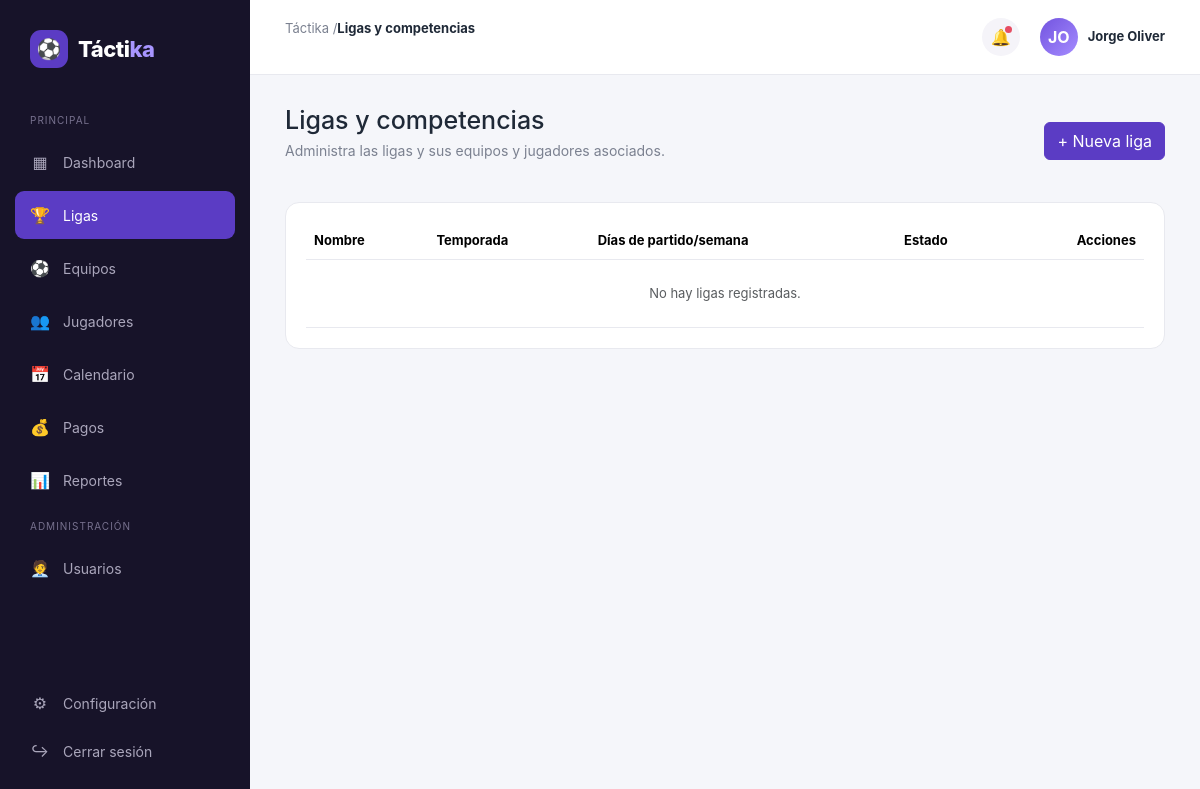
/public/ligas (signed in), run on an earlier commit of the app's database.
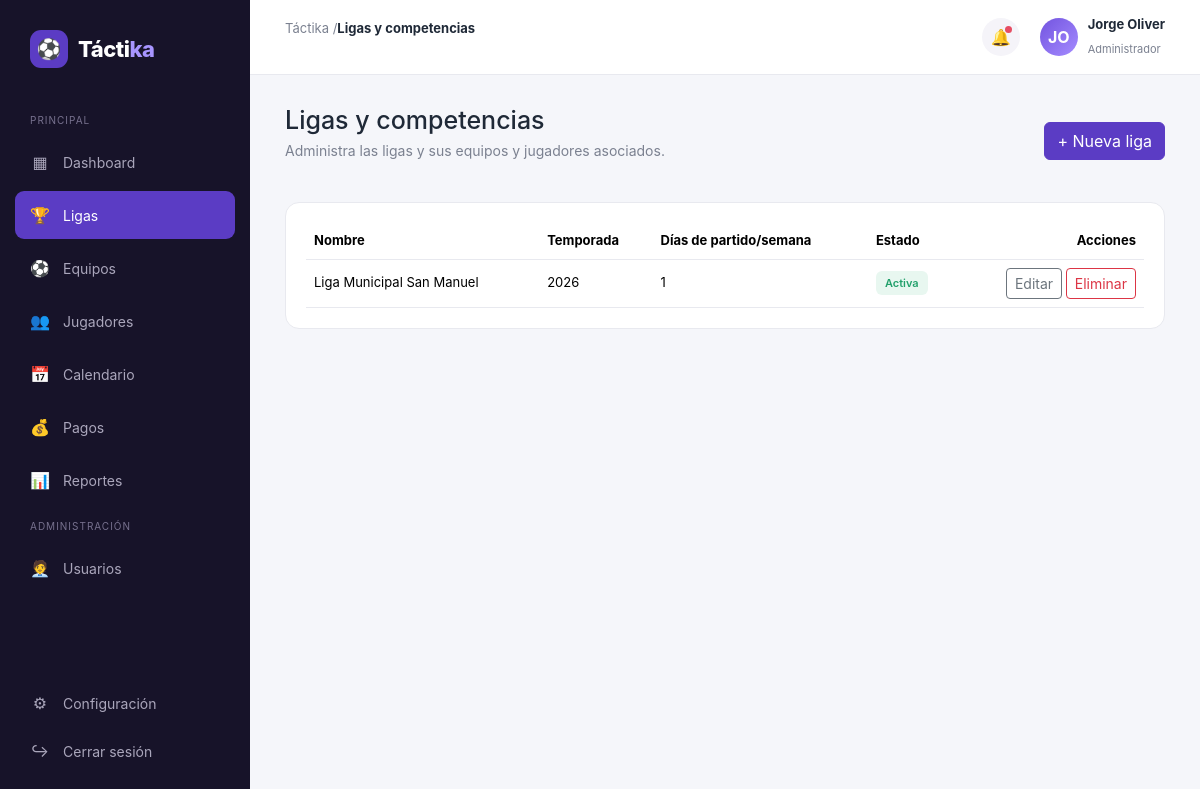
And on a later commit of the database.
### tables this page shows
CREATE TABLE IF NOT EXISTS ligas (
    id INT AUTO_INCREMENT PRIMARY KEY,
    nombre VARCHAR(100) NOT NULL,
    temporada VARCHAR(20),
    dias_partido_semana TINYINT NOT NULL DEFAULT 1 CHECK (dias_partido_semana BETWEEN 1 AND 7),
    total_equipos INT NULL CHECK (total_equipos IS NULL OR total_equipos % 2 = 0),
    permite_calendario_incompleto TINYINT(1) NOT NULL DEFAULT 0,
    estado ENUM('activa', 'inactiva') NOT NULL DEFAULT 'activa',
    created_at TIMESTAMP DEFAULT CURRENT_TIMESTAMP
);

### app/controllers/LigasController.php (called while the page is built, shortened)
<?php
class LigasController extends Controller
{
    public function index(): void
    {
        $ligaModel = $this->model('Liga');
        $this->view('ligas/index', [
            'titulo' => 'Ligas y competencias',
            'activeMenu' => 'ligas',
            'ligas' => $ligaModel->all(),
        ]);
    }
}

### app/core/App.php (called while the page is built, shortened)
<?php
class App
{
    protected string $method = 'index';
    public function __construct()
    {
        $url = $this->parseUrl();
        if (!empty($url[0]) && file_exists(APP_PATH . '/controllers/' . ucfirst($url[0]) . 'Controller.php')) {
            unset($url[0]);
        }
        $controller = new $this->controllerName();
        $this->params = $url ? array_values($url) : [];
        call_user_func_array([$controller, $this->method], $this->params);
    }
    protected function parseUrl(): array
    {
        if (isset($_GET['url'])) {
            $url = rtrim($_GET['url'], '/');
            $url = filter_var($url, FILTER_SANITIZE_URL);
            return explode('/', $url);
        }
        return [];
    }
}

### public/index.php (called while the page is built, shortened)
<?php
spl_autoload_register(function ($class) {
    $paths = [
        APP_PATH . '/core/' . $class . '.php',
        APP_PATH . '/controllers/' . $class . '.php',
        APP_PATH . '/models/' . $class . '.php',
    ];
    foreach ($paths as $path) {
        if (file_exists($path)) {
            return;
        }
    }
});
new App();

### app/core/Model.php (called while the page is built, shortened)
<?php
abstract class Model
{
    protected PDO $db;
    protected string $table;
    public function __construct()
    {
        $this->db = Database::getConnection();
    }
    public function all(string $orderBy = 'id DESC'): array
    {
        $stmt = $this->db->query("SELECT * FROM {$this->table} ORDER BY {$orderBy}");
        return $stmt->fetchAll();
    }
}

### app/core/Database.php (called while the page is built)
<?php
class Database
{
    private static ?PDO $instance = null;
    public static function getConnection(): PDO
    {
        if (self::$instance === null) {
            $dsn = 'mysql:host=' . DB_HOST . ';dbname=' . DB_NAME . ';charset=' . DB_CHARSET;
            try {
                self::$instance = new PDO($dsn, DB_USER, DB_PASS, [
                    PDO::ATTR_ERRMODE => PDO::ERRMODE_EXCEPTION,
                    PDO::ATTR_DEFAULT_FETCH_MODE => PDO::FETCH_ASSOC,
                    PDO::ATTR_EMULATE_PREPARES => false,
                ]);
            } catch (PDOException $e) {
                die('Error de conexión a la base de datos: ' . $e->getMessage());
            }
        }
        return self::$instance;
    }
}

### app/views/ligas/index.php (the view)
<div class="welcome d-flex align-items-center justify-content-between">
    <div>
        <h1>Ligas y competencias</h1>
        <p>Administra las ligas y sus equipos y jugadores asociados.</p>
    </div>
    <a href="<?= BASE_URL ?>/ligas/crear" class="btn btn-primary">+ Nueva liga</a>
</div>
<div class="card">
    <div class="table-responsive">
        <table class="table">
            <thead>
                <tr>
                    <th>Nombre</th>
                    <th>Temporada</th>
                    <th>Días de partido/semana</th>
                    <th>Estado</th>
                    <th class="text-end">Acciones</th>
                </tr>
            </thead>
            <tbody>
                <?php if (!empty($ligas)): ?>
                    <?php foreach ($ligas as $l): ?>
                        <tr>
                            <td><?= htmlspecialchars($l['nombre']) ?></td>
                            <td><?= htmlspecialchars($l['temporada'] ?? '-') ?></td>
                            <td><?= (int) $l['dias_partido_semana'] ?></td>
                            <td><span class="badge-estado badge-<?= $l['estado'] === 'activa' ? 'activo' : 'inactivo' ?>"><?= ucfirst($l['estado']) ?></span></td>
                            <td class="text-end">
                                <a href="<?= BASE_URL ?>/ligas/editar/<?= $l['id'] ?>" class="btn btn-sm btn-outline-secondary">Editar</a>
                                <a href="<?= BASE_URL ?>/ligas/eliminar/<?= $l['id'] ?>" class="btn btn-sm btn-outline-danger" data-confirm="¿Eliminar esta liga?">Eliminar</a>
                            </td>
                        </tr>
                    <?php endforeach; ?>
                <?php else: ?>
                    <tr>
                        <td colspan="5" class="text-center text-muted py-4">No hay ligas registradas.</td>
                    </tr>
                <?php endif; ?>
            </tbody>
        </table>
    </div>
</div>

### app/core/Controller.php (shortened to what this page needs)
<?php
abstract class Controller
{
    protected function view(string $view, array $data = [], bool $withLayout = true): void
    {
        extract($data);
        $viewFile = VIEWS_PATH . '/' . $view . '.php';
        if ($withLayout) {
            require VIEWS_PATH . '/layouts/header.php';
            require VIEWS_PATH . '/layouts/sidebar.php';
            require $viewFile;
            require VIEWS_PATH . '/layouts/footer.php';
        } else {
            require $viewFile;
        }
    }
}

### app/views/layouts/header.php (shortened to what this page needs)
<!DOCTYPE html>
<html lang="es">
<head>
    <link href="https://cdn.jsdelivr.net/npm/bootstrap@5.3.3/dist/css/bootstrap.min.css" rel="stylesheet">
    <link rel="stylesheet" href="<?= BASE_URL ?>/css/style.css">
</head>
<body>
<div class="app">

### app/views/layouts/sidebar.php (shortened to what this page needs)
<aside class="sidebar">
    <div class="logo">
        <div class="logo-icon">⚽</div>
        <div class="logo-text">Tácti<span>ka</span></div>
    </div>
    <div class="menu-title">Principal</div>
    <nav class="menu">
        <a href="<?= BASE_URL ?>/dashboard" class="menu-item <?= ($activeMenu ?? '') === 'dashboard' ? 'active' : '' ?>">
            <span class="menu-icon">▦</span>
            <span>Dashboard</span>
        </a>
        <a href="<?= BASE_URL ?>/ligas" class="menu-item <?= ($activeMenu ?? '') === 'ligas' ? 'active' : '' ?>">
            <span class="menu-icon">🏆</span>
            <span>Ligas</span>
        </a>
        <a href="<?= BASE_URL ?>/equipos" class="menu-item <?= ($activeMenu ?? '') === 'equipos' ? 'active' : '' ?>">
            <span class="menu-icon">⚽</span>
            <span>Equipos</span>
        </a>
        <a href="<?= BASE_URL ?>/jugadores" class="menu-item <?= ($activeMenu ?? '') === 'jugadores' ? 'active' : '' ?>">
            <span class="menu-icon">👥</span>
            <span>Jugadores</span>
        </a>
        <a href="<?= BASE_URL ?>/partidos" class="menu-item <?= ($activeMenu ?? '') === 'partidos' ? 'active' : '' ?>">
            <span class="menu-icon">📅</span>
            <span>Calendario</span>
        </a>
        <a href="<?= BASE_URL ?>/pagos" class="menu-item <?= ($activeMenu ?? '') === 'pagos' ? 'active' : '' ?>">
            <span class="menu-icon">💰</span>
            <span>Pagos</span>
        </a>
        <a href="<?= BASE_URL ?>/reportes" class="menu-item <?= ($activeMenu ?? '') === 'reportes' ? 'active' : '' ?>">
            <span class="menu-icon">📊</span>
            <span>Reportes</span>
        </a>
    </nav>
    <div class="menu-title">Administración</div>
    <nav class="menu">
        <a href="<?= BASE_URL ?>/usuarios" class="menu-item <?= ($activeMenu ?? '') === 'usuarios' ? 'active' : '' ?>">
            <span class="menu-icon">🧑‍💼</span>
            <span>Usuarios</span>
        </a>
    </nav>
    <div class="sidebar-bottom">
        <a href="#" class="menu-item">
            <span class="menu-icon">⚙</span>
            <span>Configuración</span>
        </a>
        <a href="<?= BASE_URL ?>/auth/logout" class="menu-item">
            <span class="menu-icon">↪</span>
            <span>Cerrar sesión</span>
        </a>
    </div>
</aside>
<main class="main">
    <header class="topbar">
        <div class="breadcrumb">
            <?= APP_NAME ?> / <strong><?= htmlspecialchars($titulo ?? '') ?></strong>
        </div>
        <div class="top-actions">
            <div class="notification">🔔</div>
            <div class="profile">
                <div class="avatar"><?= htmlspecialchars(strtoupper(substr($_SESSION['usuario_nombre'] ?? '', 0, 2))) ?></div>
                <div class="profile-info">
                    <strong><?= htmlspecialchars($_SESSION['usuario_nombre'] ?? '') ?></strong>
                    <span><?= htmlspecialchars(ucfirst($_SESSION['usuario_rol'] ?? '')) ?></span>
                </div>
            </div>
        </div>
    </header>
    <section class="content">

### app/views/layouts/footer.php (shortened to what this page needs)
        </section>
    </main>
</div>
</body>
</html>

### public/css/style.css (style rules this page uses)
:root { --primary: #5b3cc4; --primary-dark: #452c9c; --primary-light: #eee9ff; --background: #f5f6fa; --surface: #ffffff; --text: #1f2937; --muted: #7b8190; --success: #22a06b; --success-bg: #e8f7f0; --danger: #dc4c4c; --danger-bg: #fdecec; --warning: #d89b24; --warning-bg: #fff6df; --border: #e8e9ef; --sidebar-width: 250px; }
* { margin: 0; padding: 0; box-sizing: border-box; }
body { font-family: Inter, Arial, sans-serif; background: var(--background); color: var(--text); }
a { text-decoration: none; }
.app { display: flex; min-height: 100vh; }
.sidebar { width: var(--sidebar-width); background: #171329; color: white; padding: 25px 15px; position: fixed; left: 0; top: 0; bottom: 0; display: flex; flex-direction: column; overflow-y: auto; z-index: 100; }
.logo { display: flex; align-items: center; gap: 10px; padding: 5px 15px 30px; }
.logo-icon { width: 38px; height: 38px; background: var(--primary); border-radius: 11px; display: flex; align-items: center; justify-content: center; font-size: 20px; }
.logo-text { font-size: 22px; font-weight: 800; letter-spacing: -0.5px; color: white; }
.logo-text span { color: #a895ff; }
.menu-title { font-size: 10px; text-transform: uppercase; letter-spacing: 1px; color: #77718e; padding: 15px 15px 10px; }
.menu { display: flex; flex-direction: column; gap: 5px; }
.menu-item { display: flex; align-items: center; gap: 13px; padding: 12px 15px; border-radius: 9px; color: #aaa6bb; font-size: 14px; transition: .2s; }
.menu-item.active { background: var(--primary); color: white; }
.menu-icon { width: 20px; text-align: center; font-size: 16px; }
.sidebar-bottom { margin-top: auto; }
.main { margin-left: var(--sidebar-width); width: calc(100% - var(--sidebar-width)); }
.topbar { height: 75px; background: white; border-bottom: 1px solid var(--border); display: flex; align-items: center; justify-content: space-between; padding: 0 35px; }
.breadcrumb { font-size: 13px; color: var(--muted); }
.breadcrumb strong { color: var(--text); }
.top-actions { display: flex; align-items: center; gap: 20px; }
.notification { position: relative; width: 38px; height: 38px; border-radius: 50%; background: #f5f4f9; display: flex; align-items: center; justify-content: center; cursor: pointer; }
.notification::after { content: ""; position: absolute; width: 7px; height: 7px; background: #e64d62; border-radius: 50%; top: 8px; right: 8px; }
.profile { display: flex; align-items: center; gap: 10px; }
.avatar { width: 38px; height: 38px; border-radius: 50%; background: linear-gradient(135deg, #7253df, #a58cff); color: white; display: flex; align-items: center; justify-content: center; font-weight: bold; }
.profile-info strong { display: block; font-size: 13px; }
.profile-info span { font-size: 11px; color: var(--muted); }
.content { padding: 30px 35px; max-width: 1500px; }
.welcome { margin-bottom: 25px; }
.welcome h1 { font-size: 25px; margin-bottom: 5px; }
.welcome p { color: var(--muted); font-size: 14px; }
.card { background: var(--surface); border: 1px solid var(--border); border-radius: 14px; padding: 20px; }
.card table { margin-bottom: 0; }
.card .table > :not(caption) > * > * { border-bottom-color: var(--border); font-size: 13px; vertical-align: middle; }
.badge-estado { font-size: 11px; font-weight: 600; padding: 5px 9px; border-radius: 6px; }
.badge-activo, .badge-pagado, .badge-jugado { background: var(--success-bg); color: var(--success); }
.btn-primary { background: var(--primary); border-color: var(--primary); }

What changed in the data, as far as the page shows it:
added ligas: nombre "Liga Municipal San Manuel", temporada "2026", dias_partido_semana "1", estado "Activa"
Also different on the page:
$_SESSION['usuario_rol']: (not shown) → "Administrador"
text no longer shown: "No hay ligas registradas."
